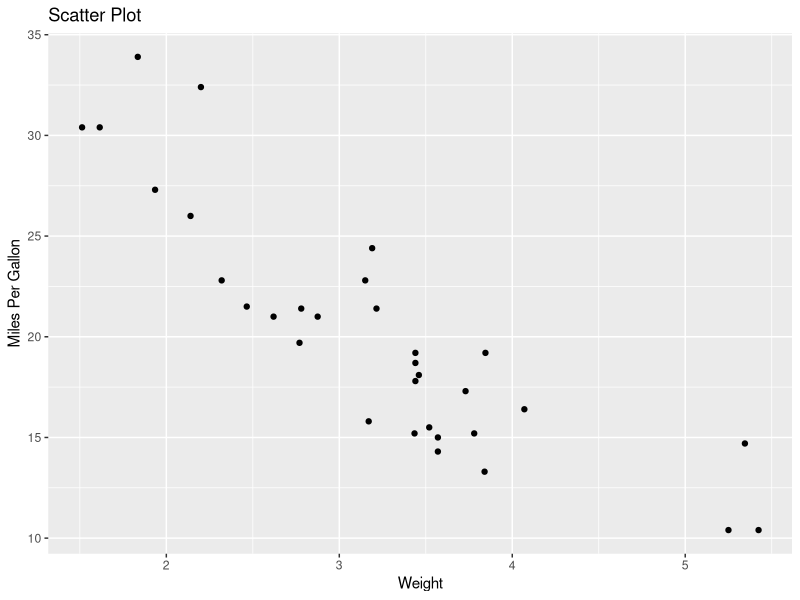
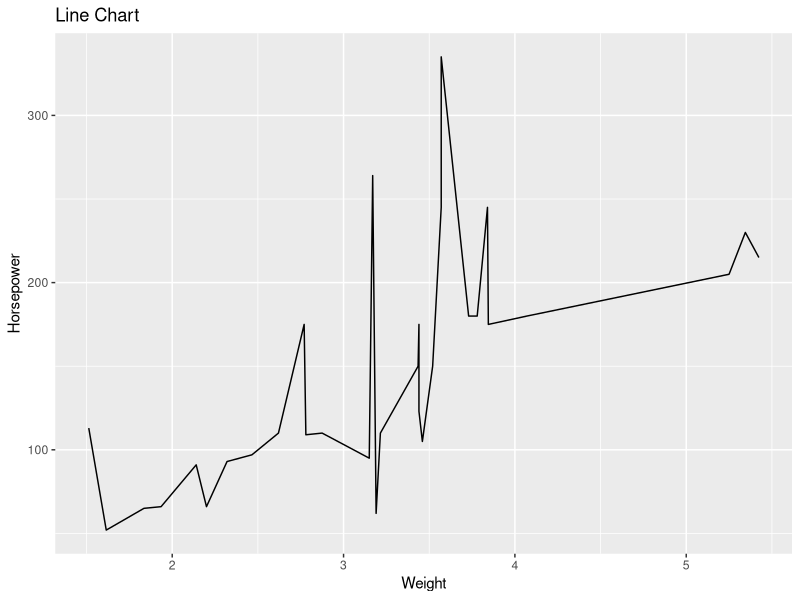
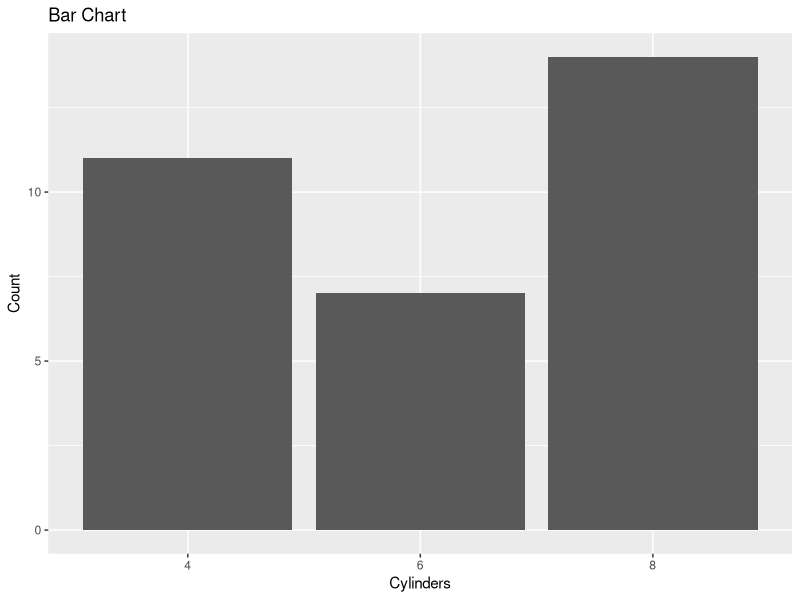
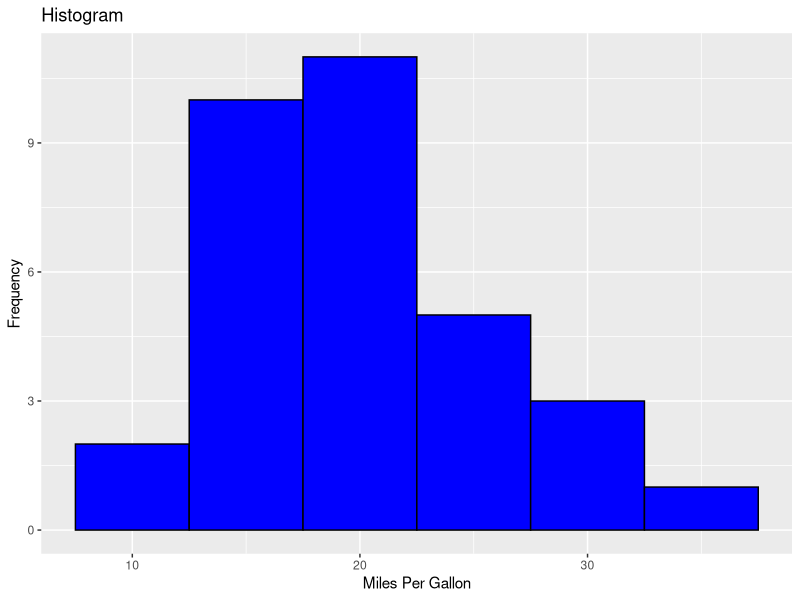
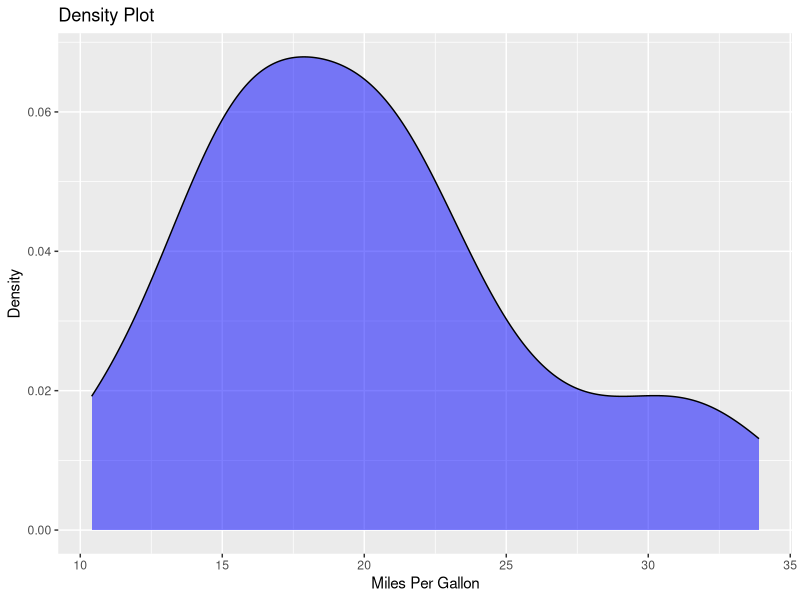
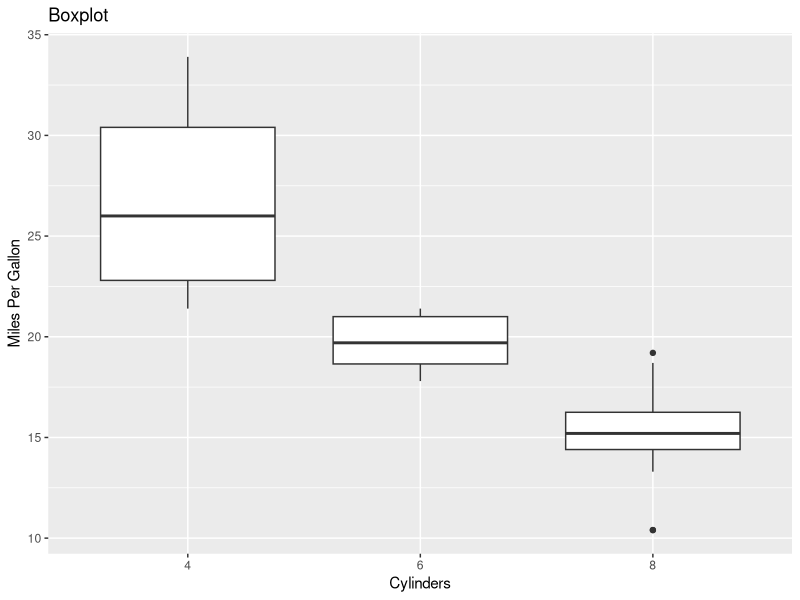
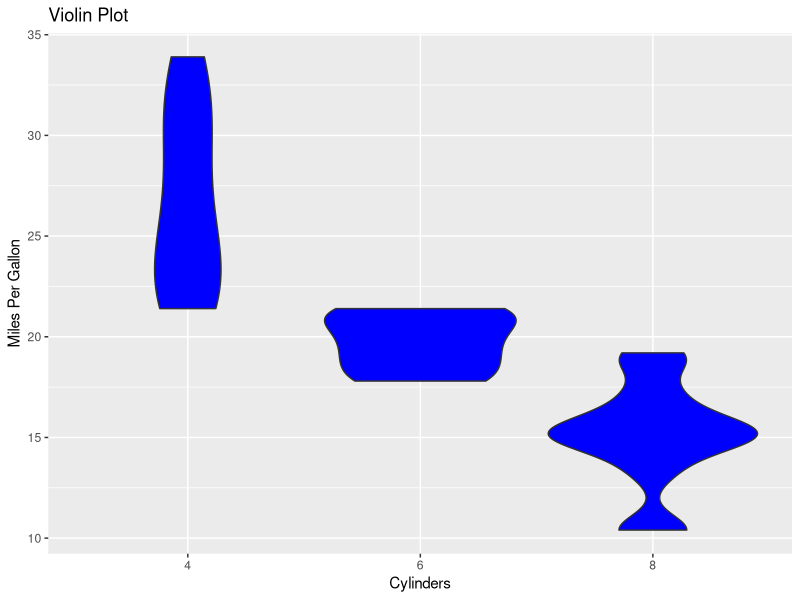
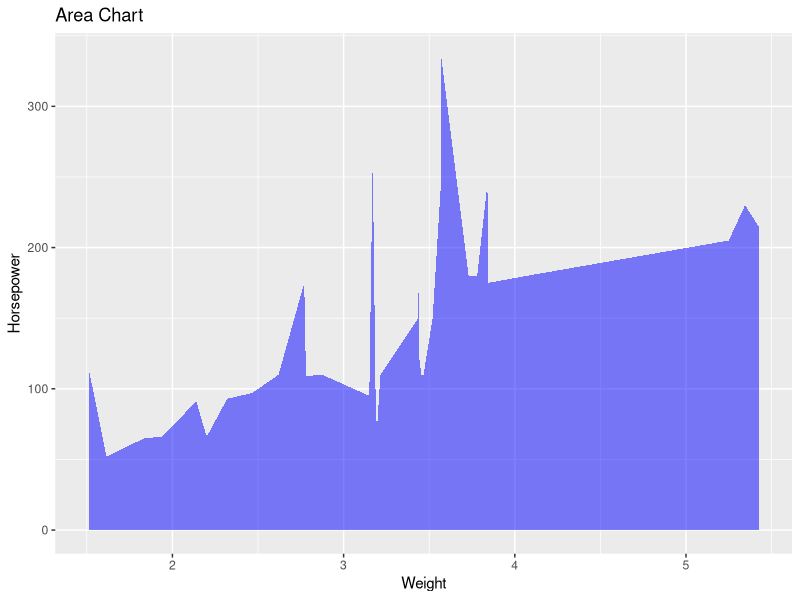

Write the R code that produced these figures, in order.
library(ggplot2)

# Scatter plot of mpg vs wt in mtcars
ggplot(mtcars, aes(x = wt, y = mpg)) +
  geom_point() +
  labs(title = "Scatter Plot", x = "Weight", y = "Miles Per Gallon")

# Line chart of horsepower vs weight in mtcars
ggplot(mtcars, aes(x = wt, y = hp)) +
  geom_line() +
  labs(title = "Line Chart", x = "Weight", y = "Horsepower")

# Bar chart of cylinder counts in mtcars
ggplot(mtcars, aes(x = factor(cyl))) +
  geom_bar() +
  labs(title = "Bar Chart", x = "Cylinders", y = "Count")

# Histogram of mpg in mtcars
ggplot(mtcars, aes(x = mpg)) +
  geom_histogram(binwidth = 5, fill = "blue", color = "black") +
  labs(title = "Histogram", x = "Miles Per Gallon", y = "Frequency")


# Density plot of mpg in mtcars
ggplot(mtcars, aes(x = mpg)) +
  geom_density(fill = "blue", alpha = 0.5) +
  labs(title = "Density Plot", x = "Miles Per Gallon", y = "Density")


# Boxplot of mpg grouped by cylinders in mtcars
ggplot(mtcars, aes(x = factor(cyl), y = mpg)) +
  geom_boxplot() +
  labs(title = "Boxplot", x = "Cylinders", y = "Miles Per Gallon")

# Violin plot of mpg grouped by cylinders in mtcars
ggplot(mtcars, aes(x = factor(cyl), y = mpg)) +
  geom_violin(fill = "blue") +
  labs(title = "Violin Plot", x = "Cylinders", y = "Miles Per Gallon")

# Area chart of horsepower vs weight in mtcars
ggplot(mtcars, aes(x = wt, y = hp)) +
  geom_area(fill = "blue", alpha = 0.5) +
  labs(title = "Area Chart", x = "Weight", y = "Horsepower")

# Heatmap of correlation matrix in mtcars
library(reshape2)
cor_data <- melt(cor(mtcars))
ggplot(cor_data, aes(x = Var1, y = Var2, fill = value)) +
  geom_tile() +
  scale_fill_gradient2(low = "blue", high = "red", mid = "white", midpoint = 0) +
  labs(title = "Heatmap", x = "", y = "")

# Pie chart of cylinder counts in mtcars
cyl_data <- as.data.frame(table(mtcars$cyl))
ggplot(cyl_data, aes(x = "", y = Freq, fill = factor(Var1))) +
  geom_bar(stat = "identity", width = 1) +
  coord_polar("y") +
  labs(title = "Pie Chart", fill = "Cylinders")

# Bubble chart of mpg vs wt, size by hp in mtcars
ggplot(mtcars, aes(x = wt, y = mpg, size = hp, color = factor(cyl))) +
  geom_point(alpha = 0.5) +
  labs(title = "Bubble Chart", x = "Weight", y = "Miles Per Gallon", size = "Horsepower")
